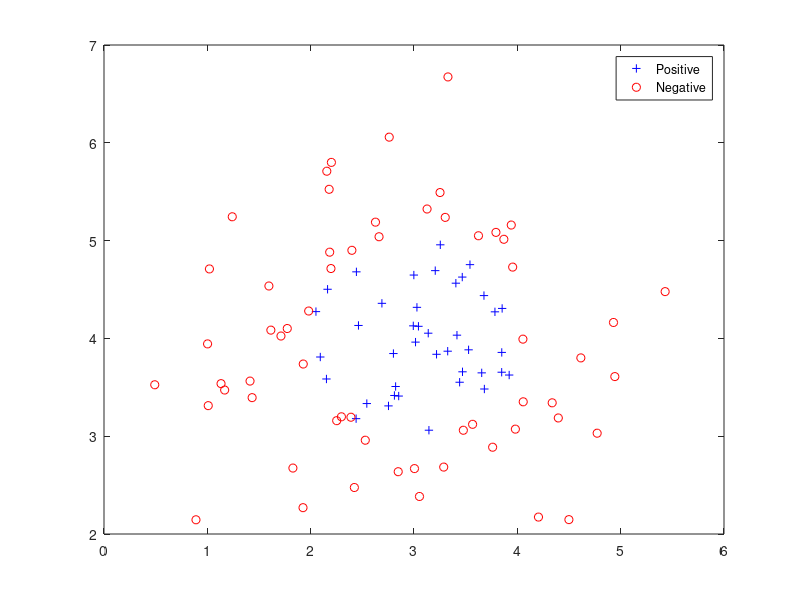

The MATLAB script that drew this image:
function [ output_args ] = task1( )
    load('credit.mat');
    plot(data(find(label==1),1),data(find(label==1),2),'b+',data(find(label==0),1),data(find(label==0),2),'ro'),
    legend('Positive','Negative');
end
